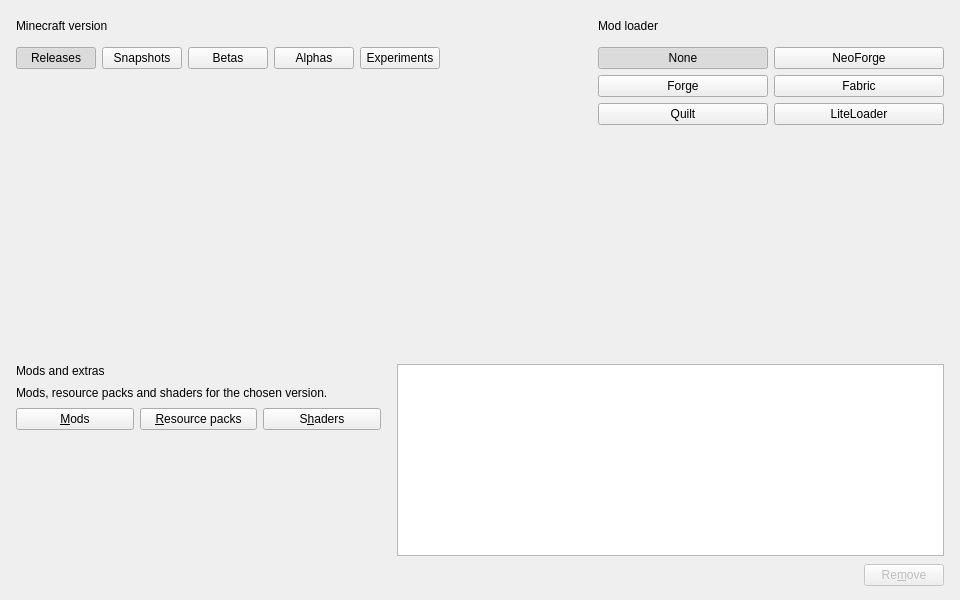
<?xml version="1.0" encoding="UTF-8"?>
<ui version="4.0">
 <class>CustomPage</class>
 <widget class="QWidget" name="CustomPage">
  <property name="geometry">
   <rect>
    <x>0</x>
    <y>0</y>
    <width>960</width>
    <height>600</height>
   </rect>
  </property>
  <layout class="QVBoxLayout" name="pageLayout" stretch="1,0">
   <property name="spacing">
    <number>14</number>
   </property>
   <property name="leftMargin">
    <number>0</number>
   </property>
   <property name="topMargin">
    <number>0</number>
   </property>
   <property name="rightMargin">
    <number>0</number>
   </property>
   <property name="bottomMargin">
    <number>0</number>
   </property>
   <item>
    <layout class="QHBoxLayout" name="topRow" stretch="3,2">
     <property name="spacing">
      <number>14</number>
     </property>
     <item>
      <widget class="QFrame" name="versionCard">
       <property name="novaRole" stdset="0">
        <string notr="true">card</string>
       </property>
       <layout class="QVBoxLayout" name="versionCardLayout">
        <property name="spacing">
         <number>10</number>
        </property>
        <property name="leftMargin">
         <number>16</number>
        </property>
        <property name="topMargin">
         <number>14</number>
        </property>
        <property name="rightMargin">
         <number>16</number>
        </property>
        <property name="bottomMargin">
         <number>16</number>
        </property>
        <item>
         <layout class="QHBoxLayout" name="versionHeader">
          <property name="spacing">
           <number>8</number>
          </property>
          <item>
           <widget class="QLabel" name="versionTitle">
            <property name="text">
             <string>Minecraft version</string>
            </property>
            <property name="novaRole" stdset="0">
             <string notr="true">cardTitle</string>
            </property>
           </widget>
          </item>
          <item>
           <spacer name="versionHeaderSpacer">
            <property name="orientation">
             <enum>Qt::Orientation::Horizontal</enum>
            </property>
            <property name="sizeHint" stdset="0">
             <size>
              <width>0</width>
              <height>0</height>
             </size>
            </property>
           </spacer>
          </item>
          <item>
           <widget class="QToolButton" name="refreshBtn">
            <property name="toolTip">
             <string>Reload the version list</string>
            </property>
            <property name="autoRaise">
             <bool>true</bool>
            </property>
           </widget>
          </item>
         </layout>
        </item>
        <item>
         <layout class="QHBoxLayout" name="filterRow">
          <property name="spacing">
           <number>6</number>
          </property>
          <item>
           <widget class="QPushButton" name="releaseFilter">
            <property name="text">
             <string>Releases</string>
            </property>
            <property name="checkable">
             <bool>true</bool>
            </property>
            <property name="checked">
             <bool>true</bool>
            </property>
            <property name="novaRole" stdset="0">
             <string notr="true">chip</string>
            </property>
           </widget>
          </item>
          <item>
           <widget class="QPushButton" name="snapshotFilter">
            <property name="text">
             <string>Snapshots</string>
            </property>
            <property name="checkable">
             <bool>true</bool>
            </property>
            <property name="checked">
             <bool>false</bool>
            </property>
            <property name="novaRole" stdset="0">
             <string notr="true">chip</string>
            </property>
           </widget>
          </item>
          <item>
           <widget class="QPushButton" name="betaFilter">
            <property name="text">
             <string>Betas</string>
            </property>
            <property name="checkable">
             <bool>true</bool>
            </property>
            <property name="checked">
             <bool>false</bool>
            </property>
            <property name="novaRole" stdset="0">
             <string notr="true">chip</string>
            </property>
           </widget>
          </item>
          <item>
           <widget class="QPushButton" name="alphaFilter">
            <property name="text">
             <string>Alphas</string>
            </property>
            <property name="checkable">
             <bool>true</bool>
            </property>
            <property name="checked">
             <bool>false</bool>
            </property>
            <property name="novaRole" stdset="0">
             <string notr="true">chip</string>
            </property>
           </widget>
          </item>
          <item>
           <widget class="QPushButton" name="experimentsFilter">
            <property name="text">
             <string>Experiments</string>
            </property>
            <property name="checkable">
             <bool>true</bool>
            </property>
            <property name="checked">
             <bool>false</bool>
            </property>
            <property name="novaRole" stdset="0">
             <string notr="true">chip</string>
            </property>
           </widget>
          </item>
          <item>
           <spacer name="filterSpacer">
            <property name="orientation">
             <enum>Qt::Orientation::Horizontal</enum>
            </property>
            <property name="sizeHint" stdset="0">
             <size>
              <width>0</width>
              <height>0</height>
             </size>
            </property>
           </spacer>
          </item>
         </layout>
        </item>
        <item>
         <widget class="VersionSelectWidget" name="versionList">
          <property name="sizePolicy">
           <sizepolicy hsizetype="Preferred" vsizetype="Expanding">
            <horstretch>0</horstretch>
            <verstretch>1</verstretch>
           </sizepolicy>
          </property>
         </widget>
        </item>
       </layout>
      </widget>
     </item>
     <item>
      <widget class="QFrame" name="loaderCard">
       <property name="novaRole" stdset="0">
        <string notr="true">card</string>
       </property>
       <layout class="QVBoxLayout" name="loaderCardLayout">
        <property name="spacing">
         <number>10</number>
        </property>
        <property name="leftMargin">
         <number>16</number>
        </property>
        <property name="topMargin">
         <number>14</number>
        </property>
        <property name="rightMargin">
         <number>16</number>
        </property>
        <property name="bottomMargin">
         <number>16</number>
        </property>
        <item>
         <layout class="QHBoxLayout" name="loaderHeader">
          <property name="spacing">
           <number>8</number>
          </property>
          <item>
           <widget class="QLabel" name="loaderLabel">
            <property name="text">
             <string>Mod loader</string>
            </property>
            <property name="novaRole" stdset="0">
             <string notr="true">cardTitle</string>
            </property>
           </widget>
          </item>
          <item>
           <spacer name="loaderHeaderSpacer">
            <property name="orientation">
             <enum>Qt::Orientation::Horizontal</enum>
            </property>
            <property name="sizeHint" stdset="0">
             <size>
              <width>0</width>
              <height>0</height>
             </size>
            </property>
           </spacer>
          </item>
          <item>
           <widget class="QToolButton" name="loaderRefreshBtn">
            <property name="toolTip">
             <string>Reload the loader versions</string>
            </property>
            <property name="autoRaise">
             <bool>true</bool>
            </property>
           </widget>
          </item>
         </layout>
        </item>
        <item>
         <layout class="QGridLayout" name="loaderChoices">
          <property name="horizontalSpacing">
           <number>6</number>
          </property>
          <property name="verticalSpacing">
           <number>6</number>
          </property>
          <item row="0" column="0">
           <widget class="QPushButton" name="noneFilter">
            <property name="text">
             <string>None</string>
            </property>
            <property name="checkable">
             <bool>true</bool>
            </property>
            <property name="autoExclusive">
             <bool>true</bool>
            </property>
            <property name="checked">
             <bool>true</bool>
            </property>
            <property name="sizePolicy">
             <sizepolicy hsizetype="Expanding" vsizetype="Fixed">
              <horstretch>0</horstretch>
              <verstretch>0</verstretch>
             </sizepolicy>
            </property>
            <property name="novaRole" stdset="0">
             <string notr="true">choice</string>
            </property>
           </widget>
          </item>
          <item row="0" column="1">
           <widget class="QPushButton" name="neoForgeFilter">
            <property name="text">
             <string>NeoForge</string>
            </property>
            <property name="checkable">
             <bool>true</bool>
            </property>
            <property name="autoExclusive">
             <bool>true</bool>
            </property>
            <property name="checked">
             <bool>false</bool>
            </property>
            <property name="sizePolicy">
             <sizepolicy hsizetype="Expanding" vsizetype="Fixed">
              <horstretch>0</horstretch>
              <verstretch>0</verstretch>
             </sizepolicy>
            </property>
            <property name="novaRole" stdset="0">
             <string notr="true">choice</string>
            </property>
           </widget>
          </item>
          <item row="1" column="0">
           <widget class="QPushButton" name="forgeFilter">
            <property name="text">
             <string>Forge</string>
            </property>
            <property name="checkable">
             <bool>true</bool>
            </property>
            <property name="autoExclusive">
             <bool>true</bool>
            </property>
            <property name="checked">
             <bool>false</bool>
            </property>
            <property name="sizePolicy">
             <sizepolicy hsizetype="Expanding" vsizetype="Fixed">
              <horstretch>0</horstretch>
              <verstretch>0</verstretch>
             </sizepolicy>
            </property>
            <property name="novaRole" stdset="0">
             <string notr="true">choice</string>
            </property>
           </widget>
          </item>
          <item row="1" column="1">
           <widget class="QPushButton" name="fabricFilter">
            <property name="text">
             <string>Fabric</string>
            </property>
            <property name="checkable">
             <bool>true</bool>
            </property>
            <property name="autoExclusive">
             <bool>true</bool>
            </property>
            <property name="checked">
             <bool>false</bool>
            </property>
            <property name="sizePolicy">
             <sizepolicy hsizetype="Expanding" vsizetype="Fixed">
              <horstretch>0</horstretch>
              <verstretch>0</verstretch>
             </sizepolicy>
            </property>
            <property name="novaRole" stdset="0">
             <string notr="true">choice</string>
            </property>
           </widget>
          </item>
          <item row="2" column="0">
           <widget class="QPushButton" name="quiltFilter">
            <property name="text">
             <string>Quilt</string>
            </property>
            <property name="checkable">
             <bool>true</bool>
            </property>
            <property name="autoExclusive">
             <bool>true</bool>
            </property>
            <property name="checked">
             <bool>false</bool>
            </property>
            <property name="sizePolicy">
             <sizepolicy hsizetype="Expanding" vsizetype="Fixed">
              <horstretch>0</horstretch>
              <verstretch>0</verstretch>
             </sizepolicy>
            </property>
            <property name="novaRole" stdset="0">
             <string notr="true">choice</string>
            </property>
           </widget>
          </item>
          <item row="2" column="1">
           <widget class="QPushButton" name="liteLoaderFilter">
            <property name="text">
             <string>LiteLoader</string>
            </property>
            <property name="checkable">
             <bool>true</bool>
            </property>
            <property name="autoExclusive">
             <bool>true</bool>
            </property>
            <property name="checked">
             <bool>false</bool>
            </property>
            <property name="sizePolicy">
             <sizepolicy hsizetype="Expanding" vsizetype="Fixed">
              <horstretch>0</horstretch>
              <verstretch>0</verstretch>
             </sizepolicy>
            </property>
            <property name="novaRole" stdset="0">
             <string notr="true">choice</string>
            </property>
           </widget>
          </item>
         </layout>
        </item>
        <item>
         <widget class="VersionSelectWidget" name="loaderVersionList">
          <property name="sizePolicy">
           <sizepolicy hsizetype="Preferred" vsizetype="Expanding">
            <horstretch>0</horstretch>
            <verstretch>1</verstretch>
           </sizepolicy>
          </property>
         </widget>
        </item>
       </layout>
      </widget>
     </item>
    </layout>
   </item>
   <item>
    <widget class="QFrame" name="resourcesCard">
     <property name="novaRole" stdset="0">
      <string notr="true">card</string>
     </property>
     <layout class="QHBoxLayout" name="resourcesCardLayout" stretch="2,3">
      <property name="spacing">
       <number>16</number>
      </property>
      <property name="leftMargin">
       <number>16</number>
      </property>
      <property name="topMargin">
       <number>14</number>
      </property>
      <property name="rightMargin">
       <number>16</number>
      </property>
      <property name="bottomMargin">
       <number>14</number>
      </property>
      <item>
       <layout class="QVBoxLayout" name="resourcesLeft">
        <property name="spacing">
         <number>8</number>
        </property>
        <item>
         <widget class="QLabel" name="resourcesTitle">
          <property name="text">
           <string>Mods and extras</string>
          </property>
          <property name="novaRole" stdset="0">
           <string notr="true">cardTitle</string>
          </property>
         </widget>
        </item>
        <item>
         <widget class="QLabel" name="resourcesHint">
          <property name="text">
           <string>Mods, resource packs and shaders for the chosen version.</string>
          </property>
          <property name="wordWrap">
           <bool>true</bool>
          </property>
          <property name="novaRole" stdset="0">
           <string notr="true">muted</string>
          </property>
         </widget>
        </item>
        <item>
         <layout class="QHBoxLayout" name="resourceButtons">
          <property name="spacing">
           <number>6</number>
          </property>
          <item>
           <widget class="QPushButton" name="modsButton">
            <property name="text">
             <string>&amp;Mods</string>
            </property>
           </widget>
          </item>
          <item>
           <widget class="QPushButton" name="resourcePacksButton">
            <property name="text">
             <string>&amp;Resource packs</string>
            </property>
           </widget>
          </item>
          <item>
           <widget class="QPushButton" name="shaderPacksButton">
            <property name="text">
             <string>S&amp;haders</string>
            </property>
           </widget>
          </item>
         </layout>
        </item>
        <item>
         <spacer name="resourcesLeftSpacer">
          <property name="orientation">
           <enum>Qt::Orientation::Vertical</enum>
          </property>
          <property name="sizeHint" stdset="0">
           <size>
            <width>0</width>
            <height>0</height>
           </size>
          </property>
         </spacer>
        </item>
       </layout>
      </item>
      <item>
       <layout class="QVBoxLayout" name="resourcesRight">
        <property name="spacing">
         <number>8</number>
        </property>
        <item>
         <widget class="QListWidget" name="resourcesList">
          <property name="sizePolicy">
           <sizepolicy hsizetype="Expanding" vsizetype="Expanding">
            <horstretch>0</horstretch>
            <verstretch>1</verstretch>
           </sizepolicy>
          </property>
          <property name="selectionMode">
           <enum>QAbstractItemView::SelectionMode::ExtendedSelection</enum>
          </property>
          <property name="uniformItemSizes">
           <bool>true</bool>
          </property>
         </widget>
        </item>
        <item>
         <layout class="QHBoxLayout" name="resourcesFooter">
          <property name="spacing">
           <number>8</number>
          </property>
          <item>
           <widget class="QLabel" name="resourcesSummary">
            <property name="novaRole" stdset="0">
             <string notr="true">muted</string>
            </property>
           </widget>
          </item>
          <item>
           <spacer name="resourcesFooterSpacer">
            <property name="orientation">
             <enum>Qt::Orientation::Horizontal</enum>
            </property>
            <property name="sizeHint" stdset="0">
             <size>
              <width>0</width>
              <height>0</height>
             </size>
            </property>
           </spacer>
          </item>
          <item>
           <widget class="QPushButton" name="removeResourcesButton">
            <property name="text">
             <string>Re&amp;move</string>
            </property>
            <property name="enabled">
             <bool>false</bool>
            </property>
           </widget>
          </item>
         </layout>
        </item>
       </layout>
      </item>
     </layout>
    </widget>
   </item>
  </layout>
 </widget>
 <customwidgets>
  <customwidget>
   <class>VersionSelectWidget</class>
   <extends>QWidget</extends>
   <header>ui/widgets/VersionSelectWidget.h</header>
   <container>1</container>
  </customwidget>
 </customwidgets>
 <tabstops>
  <tabstop>releaseFilter</tabstop>
  <tabstop>snapshotFilter</tabstop>
  <tabstop>betaFilter</tabstop>
  <tabstop>alphaFilter</tabstop>
  <tabstop>experimentsFilter</tabstop>
  <tabstop>refreshBtn</tabstop>
  <tabstop>noneFilter</tabstop>
  <tabstop>neoForgeFilter</tabstop>
  <tabstop>forgeFilter</tabstop>
  <tabstop>fabricFilter</tabstop>
  <tabstop>quiltFilter</tabstop>
  <tabstop>liteLoaderFilter</tabstop>
  <tabstop>loaderRefreshBtn</tabstop>
  <tabstop>modsButton</tabstop>
  <tabstop>resourcePacksButton</tabstop>
  <tabstop>shaderPacksButton</tabstop>
  <tabstop>resourcesList</tabstop>
  <tabstop>removeResourcesButton</tabstop>
 </tabstops>
 <resources />
 <connections />
</ui>
